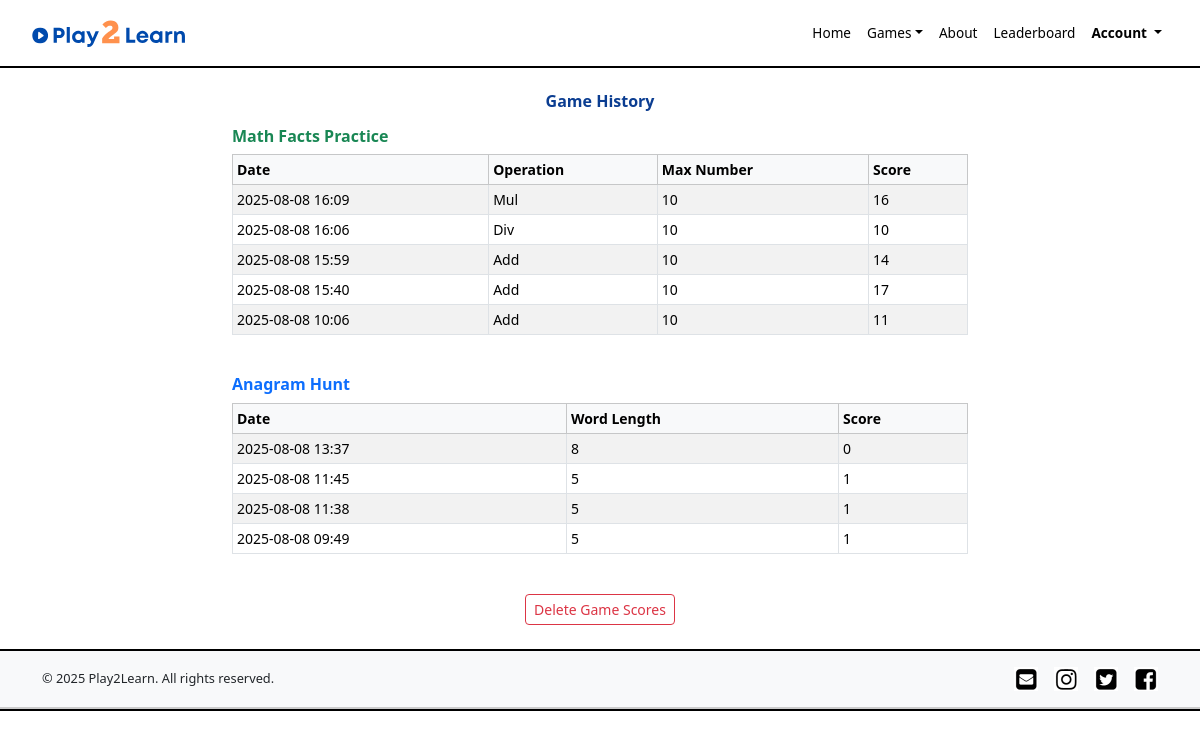
The app's page /game-history.php (signed in) with its own data.
### tables this page shows
CREATE TABLE `math_facts_scores` (
  `score_id` int NOT NULL,
  `user_id` int DEFAULT NULL,
  `score` int NOT NULL,
  `max_number` int NOT NULL,
  `operation` varchar(30) DEFAULT NULL,
  `end_time` datetime NOT NULL DEFAULT CURRENT_TIMESTAMP
);

CREATE TABLE `anagram_hunt_scores` (
  `score_id` int NOT NULL,
  `user_id` int DEFAULT NULL,
  `score` int NOT NULL,
  `max_number` int NOT NULL,
  `operation` varchar(30) DEFAULT NULL,
  `end_time` datetime NOT NULL DEFAULT CURRENT_TIMESTAMP
);

### game-history.php (the view, shortened to what this page needs)
<?php
require_once 'includes/db.php';
$userId = $_SESSION['user_id'];
$stmt = $pdo->prepare("SELECT score, max_number, operation, end_time FROM math_facts_scores WHERE user_id = ? ORDER BY end_time DESC");
$stmt->execute([$userId]);
$mathFactsScores = $stmt->fetchAll(PDO::FETCH_ASSOC);
$stmt = $pdo->prepare("SELECT score, max_number, end_time FROM anagram_hunt_scores WHERE user_id = ? ORDER BY end_time DESC");
$stmt->execute([$userId]);
$anagramScores = $stmt->fetchAll(PDO::FETCH_ASSOC);
?>
<!DOCTYPE html>
<html lang="en">
<head>
  <link href="https://cdn.jsdelivr.net/npm/bootstrap@5.3.3/dist/css/bootstrap.min.css" rel="stylesheet" >
  <link href="includes/normalize.css" rel="stylesheet">
  <link href="includes/styles.css" rel="stylesheet" >
</head>
<body>
<header>
<?php include 'includes/header.php'; ?>
<main class="container my-4">
  <div class="row justify-content-center">
    <div class="col-lg-8">
      <div class="mt-0">
        <h3 class="text-center mb-3">Game History</h3>
        <h6 class="text-success fw-bold">Math Facts Practice</h6>
        <?php if (count($mathFactsScores) > 0): ?>
          <div class="table-responsive mb-4">
            <table class="table table-sm table-bordered table-striped align-middle small">
              <thead class="table-light">
                <tr>
                  <th scope="col">Date</th>
                  <th scope="col">Operation</th>
                  <th scope="col">Max Number</th>
                  <th scope="col">Score</th>
                </tr>
              </thead>
              <tbody>
                <?php
                foreach ($mathFactsScores as $row): ?>
                  <tr>
                    <td><?= date('Y-m-d H:i', strtotime($row['end_time'])) ?></td>
                    <td><?= htmlspecialchars(ucfirst($row['operation'])) ?></td>
                    <td><?= htmlspecialchars($row['max_number']) ?></td>
                    <td><?= htmlspecialchars($row['score']) ?></td>
                  </tr>
                <?php endforeach; ?>
              </tbody>
            </table>
          </div>
        <?php else: ?>
          <p class="text-muted">No math facts games played yet.</p>
        <?php endif; ?>
        <h6 class="text-primary fw-bold">Anagram Hunt</h6>
        <?php if (count($anagramScores) > 0): ?>
          <div class="table-responsive mb-4">
            <table class="table table-sm table-bordered table-striped align-middle small">
              <thead class="table-light">
                <tr>
                  <th scope="col">Date</th>
                  <th scope="col">Word Length</th>
                  <th scope="col">Score</th>
                </tr>
              </thead>
              <tbody>
                <?php
                foreach ($anagramScores as $row): ?>
                  <tr>
                    <td><?= date('Y-m-d H:i', strtotime($row['end_time'])) ?></td>
                    <td><?= htmlspecialchars($row['max_number']) ?></td>
                    <td><?= htmlspecialchars($row['score']) ?></td>
                  </tr>
                <?php endforeach; ?>
              </tbody>
            </table>
          </div>
        <?php else: ?>
          <p class="text-muted">No anagram hunt games played yet.</p>
        <?php endif; ?>
      </div>
    </div>
  </div>
  <div class="text-center mt-0 mb-2">
    <a href="delete-score.php" class="btn btn-outline-danger btn-sm">Delete Game Scores</a>
  </div>
</main>
<?php include 'includes/footer.php'; ?>
</body>
</html>

### includes/styles.css (style rules this page uses)
header { border-bottom: 2px solid black; background-color: white; margin-bottom: 1.5rem; }
h3 { text-align: center; font-weight: bold; font-size: 1rem; color: #0b3d91; }
main.container { margin-bottom: 1rem; }

### records on screen
math_facts_scores: end_time "2025-08-08 16:09", operation "Mul", max_number "10", score "16"
math_facts_scores: end_time "2025-08-08 16:06", operation "Div", max_number "10", score "10"
math_facts_scores: end_time "2025-08-08 15:59", operation "Add", max_number "10", score "14"
math_facts_scores: end_time "2025-08-08 15:40", operation "Add", max_number "10", score "17"
math_facts_scores: end_time "2025-08-08 10:06", operation "Add", max_number "10", score "11"
anagram_hunt_scores: end_time "2025-08-08 13:37", max_number "8", score "0"
anagram_hunt_scores: end_time "2025-08-08 11:45", max_number "5", score "1"
anagram_hunt_scores: end_time "2025-08-08 11:38", max_number "5", score "1"
anagram_hunt_scores: end_time "2025-08-08 09:49", max_number "5", score "1"
